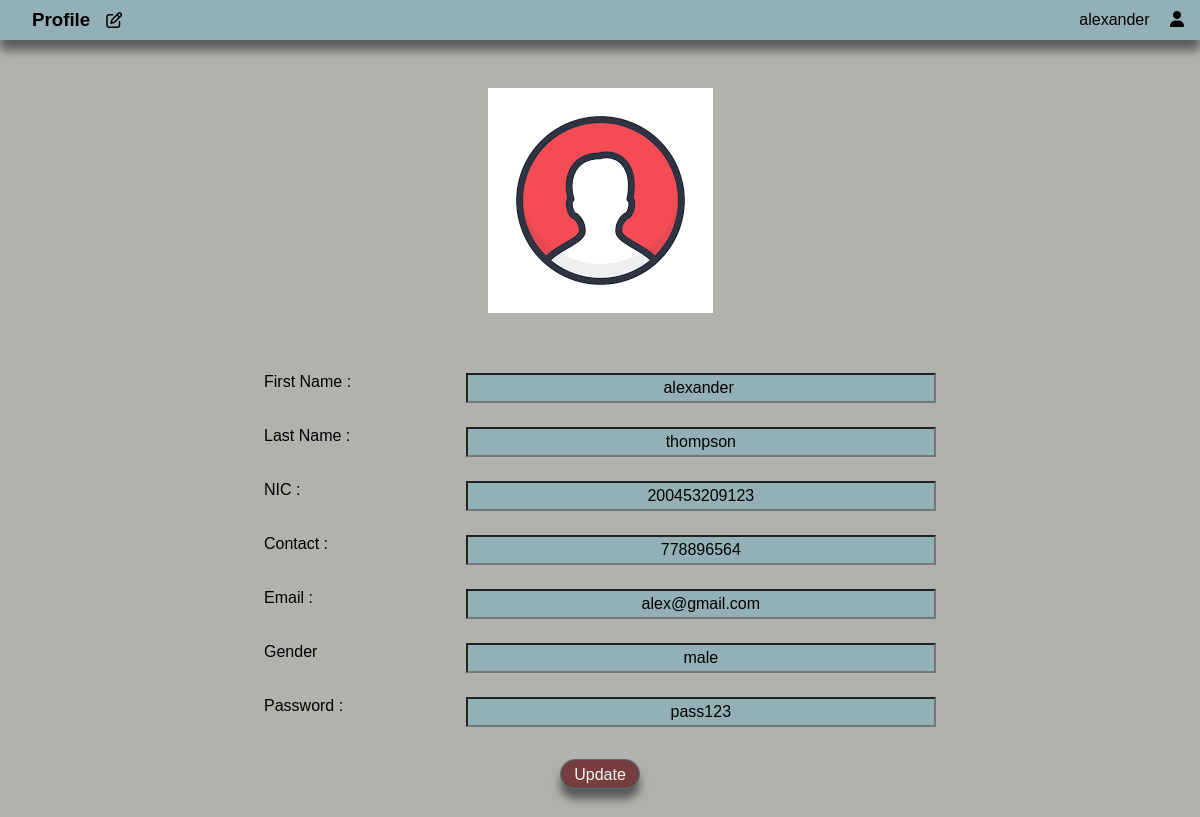
Screenshot of /edit_pa.php (signed in) with the database file from the repository.
### tables this page shows
CREATE TABLE `park_att` (
  `pa_id` int(5) NOT NULL,
  `fname` varchar(50) NOT NULL,
  `lname` varchar(50) NOT NULL,
  `NIC` varchar(20) NOT NULL,
  `contact` int(15) NOT NULL,
  `email` varchar(50) NOT NULL,
  `gender` varchar(15) NOT NULL,
  `password` varchar(50) NOT NULL
);

### edit_pa.php (the view, shortened to what this page needs)
<?php
require_once("php/connection.php");
$id=$_SESSION['id'];
$sql="select * from park_att where pa_id='$id'";
$result=$conn->query($sql);
if($result->num_rows>0){
    while($row=$result->fetch_assoc())
    {
       $uname=$row['fname'];
        $lname=$row["lname"];
        $nic=$row["NIC"];
        $cont=$row["contact"];
        $mail=$row["email"];
        $gen=$row["gender"];
        $pass=$row["password"];
    }
}
?>
<!DOCTYPE html>
<html lang="en">
<head>
    <link rel="stylesheet" href="css/edit_u.css">
</head>
<body>
    <div class="nav">
        <div class="title"><h3>Profile</h3><i class="fa fa-edit"></i></div>
        <div class="name"><p><?php echo $uname ?><i class="fa fa-user"></i></p></div>
    </div>
    <form action="php/update_pa.php" method="post" class="profile">
    <div class="pic">
      <img src="images/prof.png" alt="">
    </div>
    <div class="data">
    <div class="info">
      <label for="Fname">First Name : </label>
      <input type="text" name="usrn" value="<?php echo $uname ?>" id="Fname">
    </div>
    <div class="info">
      <label for="Lname">Last Name : </label>
      <input type="text" id="Lname" name="lname" value="<?php echo $lname?>">
    </div>
    <div class="info">
      <label for="nic">NIC : </label>
      <input type="text" id="nic" name="nic" value="<?php echo $nic ?>">
    </div>
    <div class="info">
      <label for="cont">Contact : </label>
      <input type="text" id="cont" name="cont" value="<?php echo $cont ?>">
    </div>
    <div class="info">
      <label for="mail">Email : </label>
      <input type="text" id="mail" name="mail" value="<?php echo $mail ?>">
    </div>
    <div class="info">
      <label >Gender</label>
			  <input type="text" name="gen" value="<?php echo $gen; ?>" readonly>
    </div>
    <div class="info">
      <label for="pass">Password : </label>
      <input type="text" name="pass" id="pass" value="<?php echo $pass; ?>">
    </div>
</form>
    <div class="bt">
        <input class="sub" onclick="editp()" type="submit" value="Update">
        </div>
</body>
</html>

### css/edit_u.css (style rules this page uses)
* { margin:0; padding: 0; box-sizing: border-box; font-family: sans-serif; }
body { background-color:rgb(177, 177, 174); }
.nav { background-color: #94B0B7; width:100%; height: 40px; display: flex; justify-content: space-between; box-shadow: 0px 10px 10px rgb(0, 0, 0, 0.5); }
.title { display: flex; padding-left: 1rem; }
.title h3,i { margin: auto; padding-left: 1rem; }
.name { display: flex; padding-right: 1rem; }
.name p { margin: auto; }
.bt { width:80%; margin: auto; margin-top: 2rem; display: flex; }
.profile { width: 80%; margin: auto; display: flex; flex-direction: column; justify-content: center; }
.pic, .data { margin: auto; }
.data { margin-top: 2rem; width: 70%; }
.pic { margin-top: 3rem; }
.info { margin-top: 1.5rem; display: flex; justify-content: space-between; }
input { width: 70%; height: 30px; background-color: #94B0B7; font-weight: 200; }
input { text-align: center; font-size: 1rem; }
.sub { margin: auto; cursor: pointer; color: whitesmoke; width: 5rem; padding : 6px ; background: rgb(118, 62, 62); border: 1px solid #4A707A; border-radius: 20px; box-shadow: 0px 10px 10px rgb(0, 0, 0, 0.5); margin-bottom: 2rem; }

### rows the page displays
park_att: fname "alexander", usrn "alexander", lname "thompson", nic "200453209123", cont "778896564", mail "alex@gmail.com", gen "male", pass "pass123"
